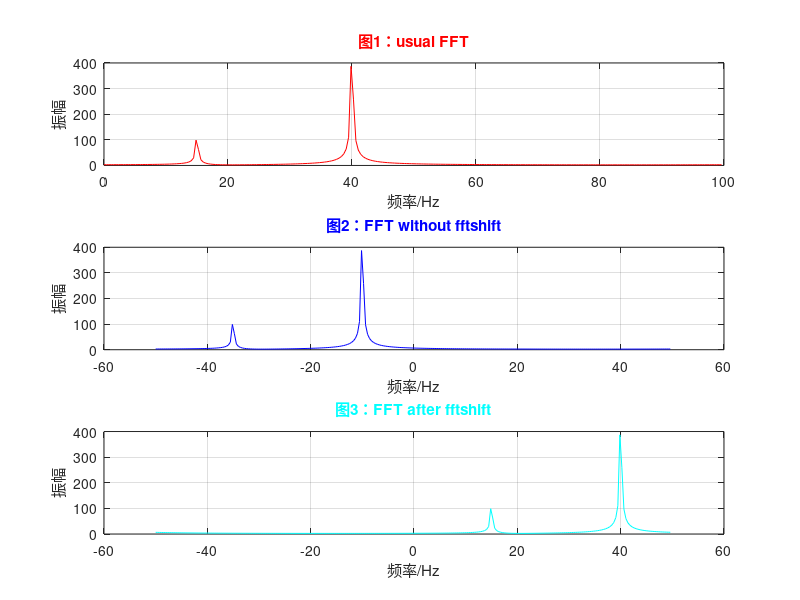

MATLAB code for this plot:
%用来验证复信号FFT的test
close all; clear; clf;
 
fs=100;N=256;   %采样频率和数据点数
n=0:N-1;t=n/fs;   %时间序列
x=0.5*exp(j*2*pi*15*t)+2*exp(j*2*pi*40*t); %信号
 
y1=fft(x,N);    %对信号进行快速Fourier变换
y2=fftshift(y1);
 
mag1=abs(y1);     %求得Fourier变换后的振幅
mag2=abs(y2);   
 
f1=n*fs/N;    %频率序列
f2=n*fs/N-fs/2;
 
subplot(3,1,1),plot(f1,mag1,'r');  %绘出随频率变化的振幅
xlabel('频率/Hz');
ylabel('振幅');title('图1：usual FFT','color','r');grid on;
 
subplot(3,1,2),plot(f2,mag1,'b');  %绘出随频率变化的振幅
xlabel('频率/Hz');
ylabel('振幅');title('图2：FFT without fftshift','color','b');grid on;
 
subplot(3,1,3),plot(f2,mag2,'c');   %绘出随频率变化的振幅
xlabel('频率/Hz');
ylabel('振幅');title('图3：FFT after fftshift','color','c');grid on;
%%线性调频信号
% T=10e-6;                                  %p脉冲持续时间10us
% B=30e6;                                   %线性调频信号的频带宽度30MHz
% K=B/T;                                      %调频斜率
% Fs=2*B;Ts=1/Fs;                      %采样频率和采样间隔
% N=T/Ts;
% t=linspace(-T/2,T/2,N);
% St=exp(j*pi*K*t.^2);                    %线性调频信号
% subplot(211)
% plot(t*1e6,real(St));
% xlabel('时间/us');
% title('线性调频信号的实部');
% grid on;axis tight;
% subplot(212)
% freq=linspace(-Fs/2,Fs/2,N);
% plot(freq*1e-6,fftshift(abs(fft(St))));
% xlabel('频率/MHz');
% title('线性调频信号的幅频特性');
% grid on;axis tight;
